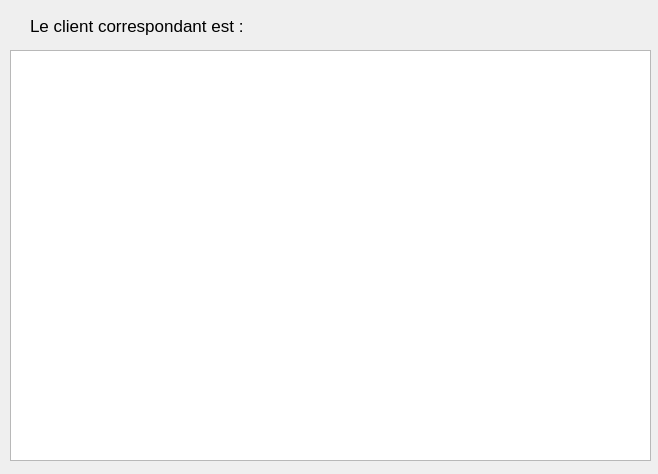
<?xml version="1.0" encoding="UTF-8"?>
<ui version="4.0">
 <class>dcherche</class>
 <widget class="QDialog" name="dcherche">
  <property name="geometry">
   <rect>
    <x>0</x>
    <y>0</y>
    <width>658</width>
    <height>474</height>
   </rect>
  </property>
  <property name="windowTitle">
   <string>Dialog</string>
  </property>
  <widget class="QTableView" name="tableView">
   <property name="geometry">
    <rect>
     <x>10</x>
     <y>50</y>
     <width>641</width>
     <height>411</height>
    </rect>
   </property>
  </widget>
  <widget class="QLabel" name="label_6">
   <property name="geometry">
    <rect>
     <x>30</x>
     <y>10</y>
     <width>441</width>
     <height>31</height>
    </rect>
   </property>
   <property name="font">
    <font>
     <pointsize>13</pointsize>
    </font>
   </property>
   <property name="text">
    <string>Le client correspondant est : </string>
   </property>
  </widget>
 </widget>
 <resources/>
 <connections/>
</ui>
